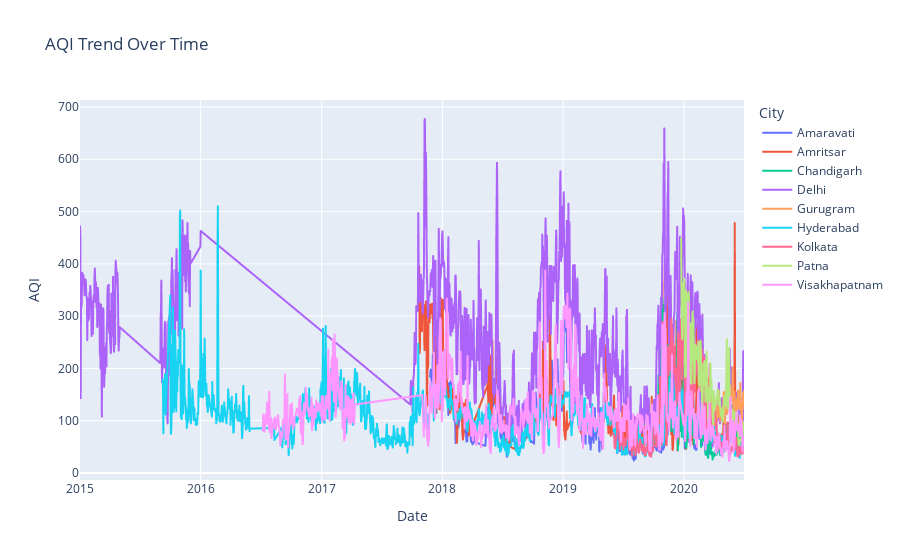
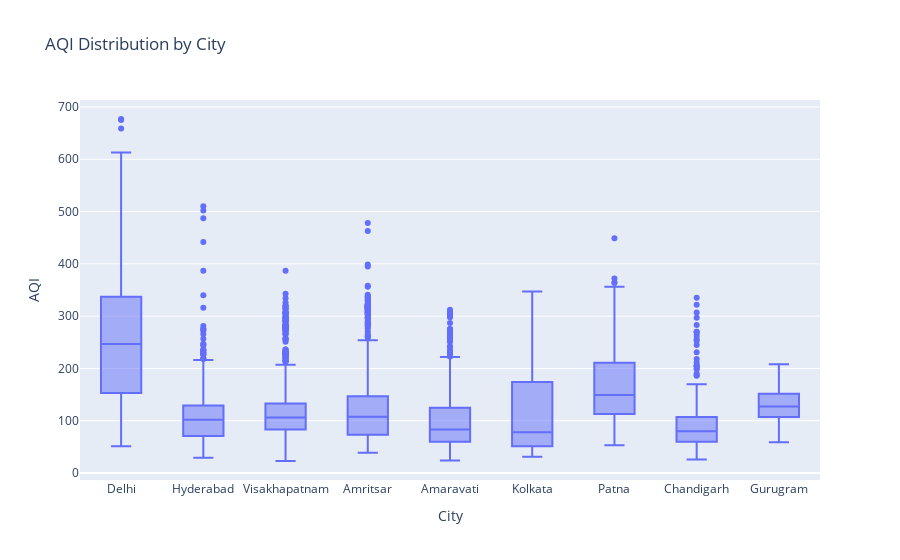
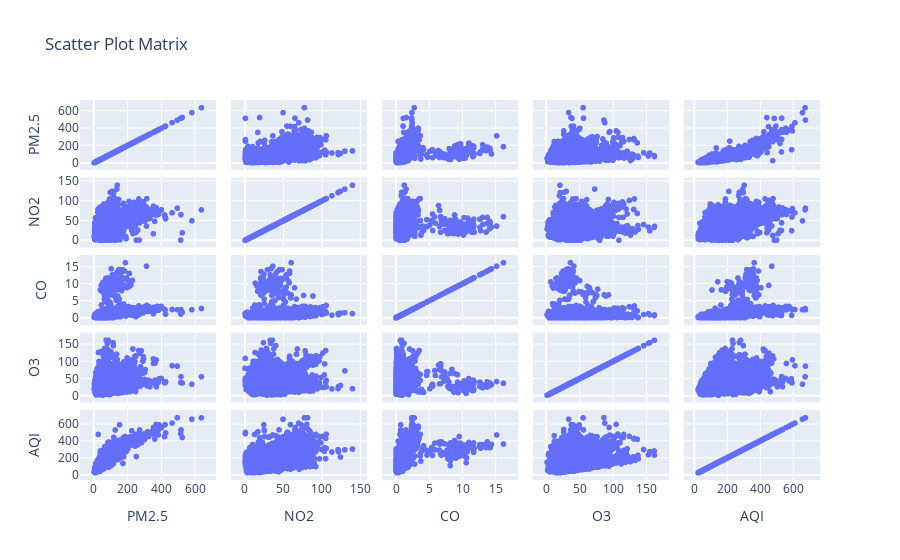

The code cell stored with these charts, in order, in its notebook:
### Code cell
india_data['Date'] = pd.to_datetime(india_data['Date'])

fig1 = px.line(india_data, x='Date', y='AQI', color='City', title='AQI Trend Over Time')
fig1.show()

# Box plot for AQI distribution by City
fig2 = px.box(india_data, x='City', y='AQI', title='AQI Distribution by City')
fig2.update_layout(xaxis={'categoryorder':'total descending'})
fig2.show()

# Scatter plot matrix for selected features
selected_features = ['PM2.5', 'NO2', 'CO', 'O3', 'AQI']
fig3 = px.scatter_matrix(india_data[selected_features], title='Scatter Plot Matrix')
fig3.show()

### Figure 1 — Plotly figure (JSON) as saved in the notebook; plotly's stock layout.template omitted (floating-point values rounded to 4 significant figures; data arrays with more than 128 entries replaced by an {"elided": "..."} marker saying what was removed)
{"data": [{"hovertemplate": "City=Amaravati<br>Date=%{x}<br>AQI=%{y}<extra></extra>", "legendgroup": "Amaravati", "line": {"color": "#636efa", "dash": "solid"}, "marker": {"symbol": "circle"}, "mode": "lines", "name": "Amaravati", "showlegend": true, "type": "scattergl", "x": {"elided": "646 str values"}, "xaxis": "x", "y": {"elided": "646 int values"}, "yaxis": "y"}, {"hovertemplate": "City=Amritsar<br>Date=%{x}<br>AQI=%{y}<extra></extra>", "legendgroup": "Amritsar", "line": {"color": "#EF553B", "dash": "solid"}, "marker": {"symbol": "circle"}, "mode": "lines", "name": "Amritsar", "showlegend": true, "type": "scattergl", "x": {"elided": "636 str values"}, "xaxis": "x", "y": {"elided": "636 int values"}, "yaxis": "y"}, {"hovertemplate": "City=Chandigarh<br>Date=%{x}<br>AQI=%{y}<extra></extra>", "legendgroup": "Chandigarh", "line": {"color": "#00cc96", "dash": "solid"}, "marker": {"symbol": "circle"}, "mode": "lines", "name": "Chandigarh", "showlegend": true, "type": "scattergl", "x": {"elided": "277 str values"}, "xaxis": "x", "y": {"elided": "277 int values"}, "yaxis": "y"}, {"hovertemplate": "City=Delhi<br>Date=%{x}<br>AQI=%{y}<extra></extra>", "legendgroup": "Delhi", "line": {"color": "#ab63fa", "dash": "solid"}, "marker": {"symbol": "circle"}, "mode": "lines", "name": "Delhi", "showlegend": true, "type": "scattergl", "x": {"elided": "1224 str values"}, "xaxis": "x", "y": {"elided": "1224 int values"}, "yaxis": "y"}, {"hovertemplate": "City=Gurugram<br>Date=%{x}<br>AQI=%{y}<extra></extra>", "legendgroup": "Gurugram", "line": {"color": "#FFA15A", "dash": "solid"}, "marker": {"symbol": "circle"}, "mode": "lines", "name": "Gurugram", "showlegend": true, "type": "scattergl", "x": ["2020-03-05T00:00:00", "2020-03-06T00:00:00", "2020-03-07T00:00:00", "2020-03-08T00:00:00", "2020-03-09T00:00:00", "2020-03-10T00:00:00", "2020-03-11T00:00:00", "2020-03-12T00:00:00", "2020-03-13T00:00:00", "2020-03-14T00:00:00", "2020-03-15T00:00:00", "2020-03-16T00:00:00", "2020-03-17T00:00:00", "2020-03-18T00:00:00", "2020-03-19T00:00:00", "2020-03-20T00:00:00", "2020-03-21T00:00:00", "2020-03-22T00:00:00", "2020-03-23T00:00:00", "2020-03-24T00:00:00", "2020-03-25T00:00:00", "2020-03-26T00:00:00", "2020-03-27T00:00:00", "2020-03-28T00:00:00", "2020-03-29T00:00:00", "2020-03-30T00:00:00", "2020-03-31T00:00:00", "2020-04-01T00:00:00", "2020-04-02T00:00:00", "2020-04-03T00:00:00", "2020-04-04T00:00:00", "2020-04-05T00:00:00", "2020-04-06T00:00:00", "2020-04-07T00:00:00", "2020-04-08T00:00:00", "2020-04-09T00:00:00", "2020-04-10T00:00:00", "2020-04-11T00:00:00", "2020-04-12T00:00:00", "2020-04-13T00:00:00", "2020-04-14T00:00:00", "2020-04-15T00:00:00", "2020-04-16T00:00:00", "2020-04-17T00:00:00", "2020-04-18T00:00:00", "2020-04-19T00:00:00", "2020-04-20T00:00:00", "2020-04-21T00:00:00", "2020-04-22T00:00:00", "2020-04-23T00:00:00", "2020-04-24T00:00:00", "2020-04-25T00:00:00", "2020-04-26T00:00:00", "2020-04-27T00:00:00", "2020-04-28T00:00:00", "2020-04-29T00:00:00", "2020-04-30T00:00:00", "2020-05-01T00:00:00", "2020-05-02T00:00:00", "2020-05-03T00:00:00", "2020-05-04T00:00:00", "2020-05-05T00:00:00", "2020-05-06T00:00:00", "2020-05-07T00:00:00", "2020-05-08T00:00:00", "2020-05-09T00:00:00", "2020-05-10T00:00:00", "2020-05-11T00:00:00", "2020-05-12T00:00:00", "2020-05-13T00:00:00", "2020-05-14T00:00:00", "2020-05-15T00:00:00", "2020-05-16T00:00:00", "2020-05-17T00:00:00", "2020-05-18T00:00:00", "2020-05-19T00:00:00", "2020-05-20T00:00:00", "2020-05-21T00:00:00", "2020-05-22T00:00:00", "2020-05-23T00:00:00", "2020-05-24T00:00:00", "2020-05-25T00:00:00", "2020-05-26T00:00:00", "2020-05-27T00:00:00", "2020-05-28T00:00:00", "2020-05-29T00:00:00", "2020-05-30T00:00:00", "2020-05-31T00:00:00", "2020-06-01T00:00:00", "2020-06-02T00:00:00", "2020-06-03T00:00:00", "2020-06-04T00:00:00", "2020-06-05T00:00:00", "2020-06-06T00:00:00", "2020-06-07T00:00:00", "2020-06-08T00:00:00", "2020-06-09T00:00:00", "2020-06-10T00:00:00", "2020-06-11T00:00:00", "2020-06-12T00:00:00", "2020-06-13T00:00:00", "2020-06-14T00:00:00", "2020-06-15T00:00:00", "2020-06-16T00:00:00", "2020-06-17T00:00:00", "2020-06-18T00:00:00", "2020-06-19T00:00:00", "2020-06-20T00:00:00", "2020-06-21T00:00:00", "2020-06-22T00:00:00", "2020-06-23T00:00:00", "2020-06-24T00:00:00", "2020-06-25T00:00:00", "2020-06-26T00:00:00", "2020-06-27T00:00:00", "2020-06-28T00:00:00", "2020-06-29T00:00:00", "2020-06-30T00:00:00", "2020-07-01T00:00:00"], "xaxis": "x", "y": [104, 95, 79, 115, 117, 160, 114, 115, 134, 118, 119, 155, 181, 178, 175, 176, 154, 168, 124, 122, 86, 65, 59, 62, 68, 80, 80, 81, 81, 95, 93, 99, 106, 94, 96, 101, 105, 127, 107, 114, 122, 138, 157, 120, 107, 109, 99, 105, 120, 113, 124, 121, 113, 103, 118, 126, 141, 155, 152, 126, 94, 130, 143, 138, 144, 166, 154, 113, 133, 133, 147, 155, 208, 184, 160, 160, 167, 141, 152, 146, 150, 139, 140, 162, 202, 166, 86, 105, 133, 156, 135, 130, 121, 110, 122, 133, 141, 135, 122, 147, 158, 157, 155, 128, 128, 122, 148, 172, 132, 134, 108, 86, 102, 122, 121, 153, 140, 131, 157], "yaxis": "y"}, {"hovertemplate": "City=Hyderabad<br>Date=%{x}<br>AQI=%{y}<extra></extra>", "legendgroup": "Hyderabad", "line": {"color": "#19d3f3", "dash": "solid"}, "marker": {"symbol": "circle"}, "mode": "lines", "name": "Hyderabad", "showlegend": true, "type": "scattergl", "x": {"elided": "1618 str values"}, "xaxis": "x", "y": {"elided": "1618 int values"}, "yaxis": "y"}, {"hovertemplate": "City=Kolkata<br>Date=%{x}<br>AQI=%{y}<extra></extra>", "legendgroup": "Kolkata", "line": {"color": "#FF6692", "dash": "solid"}, "marker": {"symbol": "circle"}, "mode": "lines", "name": "Kolkata", "showlegend": true, "type": "scattergl", "x": {"elided": "394 str values"}, "xaxis": "x", "y": {"elided": "394 int values"}, "yaxis": "y"}, {"hovertemplate": "City=Patna<br>Date=%{x}<br>AQI=%{y}<extra></extra>", "legendgroup": "Patna", "line": {"color": "#B6E880", "dash": "solid"}, "marker": {"symbol": "circle"}, "mode": "lines", "name": "Patna", "showlegend": true, "type": "scattergl", "x": {"elided": "191 str values"}, "xaxis": "x", "y": {"elided": "191 int values"}, "yaxis": "y"}, {"hovertemplate": "City=Visakhapatnam<br>Date=%{x}<br>AQI=%{y}<extra></extra>", "legendgroup": "Visakhapatnam", "line": {"color": "#FF97FF", "dash": "solid"}, "marker": {"symbol": "circle"}, "mode": "lines", "name": "Visakhapatnam", "showlegend": true, "type": "scattergl", "x": {"elided": "1131 str values"}, "xaxis": "x", "y": {"elided": "1131 int values"}, "yaxis": "y"}], "layout": {"legend": {"title": {"text": "City"}, "tracegroupgap": 0}, "title": {"text": "AQI Trend Over Time"}, "xaxis": {"anchor": "y", "domain": [0, 1], "title": {"text": "Date"}}, "yaxis": {"anchor": "x", "domain": [0, 1], "title": {"text": "AQI"}}}}

### Figure 2 — Plotly figure (JSON) as saved in the notebook; plotly's stock layout.template omitted (floating-point values rounded to 4 significant figures; data arrays with more than 128 entries replaced by an {"elided": "..."} marker saying what was removed)
{"data": [{"alignmentgroup": "True", "hovertemplate": "City=%{x}<br>AQI=%{y}<extra></extra>", "legendgroup": "", "marker": {"color": "#636efa"}, "name": "", "notched": false, "offsetgroup": "", "orientation": "v", "showlegend": false, "type": "box", "x": {"elided": "6236 str values"}, "x0": " ", "xaxis": "x", "y": {"elided": "6236 int values"}, "y0": " ", "yaxis": "y"}], "layout": {"boxmode": "group", "legend": {"tracegroupgap": 0}, "title": {"text": "AQI Distribution by City"}, "xaxis": {"anchor": "y", "categoryorder": "total descending", "domain": [0, 1], "title": {"text": "City"}}, "yaxis": {"anchor": "x", "domain": [0, 1], "title": {"text": "AQI"}}}}

### Figure 3 — Plotly figure (JSON) as saved in the notebook; plotly's stock layout.template omitted (floating-point values rounded to 4 significant figures; data arrays with more than 128 entries replaced by an {"elided": "..."} marker saying what was removed)
{"data": [{"dimensions": [{"axis": {"matches": true}, "label": "PM2.5", "values": {"elided": "6236 float values"}}, {"axis": {"matches": true}, "label": "NO2", "values": {"elided": "6236 float values"}}, {"axis": {"matches": true}, "label": "CO", "values": {"elided": "6236 float values"}}, {"axis": {"matches": true}, "label": "O3", "values": {"elided": "6236 float values"}}, {"axis": {"matches": true}, "label": "AQI", "values": {"elided": "6236 int values"}}], "hovertemplate": "%{xaxis.title.text}=%{x}<br>%{yaxis.title.text}=%{y}<extra></extra>", "legendgroup": "", "marker": {"color": "#636efa", "symbol": "circle"}, "name": "", "showlegend": false, "type": "splom"}], "layout": {"dragmode": "select", "legend": {"tracegroupgap": 0}, "title": {"text": "Scatter Plot Matrix"}}}
